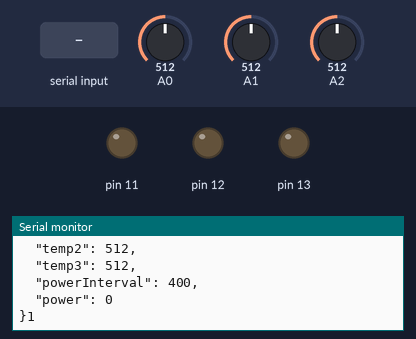
The program below on a simulated Arduino Mega 2560, built with avr-gcc and run on an emulated ATmega2560. On the bench: output pins drawn as LEDs (lit = HIGH), the last lines printed to the serial monitor. The test bench sets the inputs (shaded band); at power-on: A0 = 512, A1 = 512, A2 = 512.

Above: at 1.2 s.
1.3 s: "1\n" received over Serial
At 1.9 s:
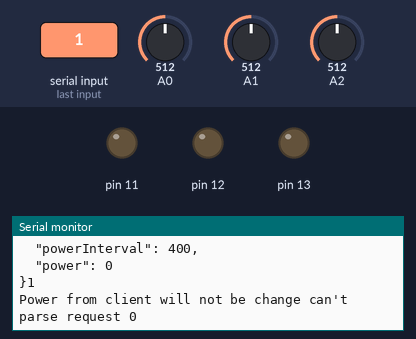
2.8 s: "0\n" received over Serial
At 2.96 s:
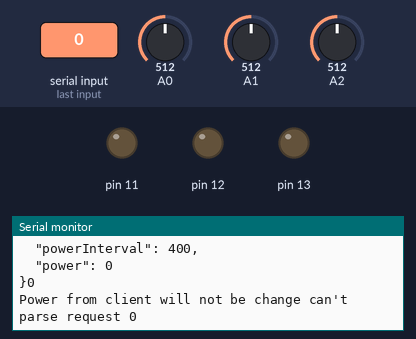
Timing chart, 0 to 5.8 s (numbered marks = the images above; inputs shaded):
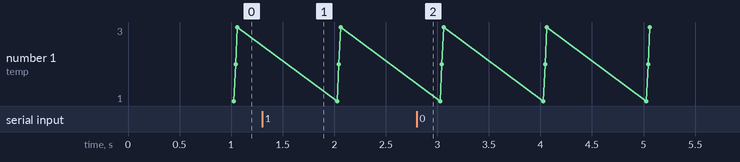

Measured:
- after the input at 1.3 s, the serial monitor: prints a new line at once (image 1)
- after the input at 2.8 s, the serial monitor: prints a new line at once (image 2)

The program:

main.cpp
```cpp
#include "Arduino.h"
#include "ArduinoJson.h"

String requestFromClient = "";
boolean isRequestCompleted = false;
int volatile power = 0;
const long measurementInterval = 1000;
long preMillisMeasurements = 0;
long maxPowerInterval = 400;

void handleRequest();

volatile int calculatePowerFromPercent(int32_t tempPower);

void setupTimers();

void setup() {
    Serial.begin(9600);
    requestFromClient.reserve(200);
    Serial.println("Starting arduino");
    DDRB = B11100000;  // sets pins 11, 12, 13 as outputs
    setupTimers();
}

void setupTimers() {// initialize Timer1
    noInterrupts(); // disable all interrupts
    //set timer1 interrupt at 1Hz
    TCCR1A = 0;// set entire TCCR1A register to 0
    TCCR1B = 0;// same for TCCR1B
    TCNT1 = 0;//initialize counter value to 0
    // set compare match register for 1hz increments
    OCR1A = 14.625;// = (16*10^6) / (1000*1024) - 1 (must be <65536) every millisecond
    // turn on CTC mode
    TCCR1B |= (1 << WGM12);
    // Set CS10 and CS12 bits for 1024 prescaler
    TCCR1B |= (1 << CS12) | (1 << CS10);
    // enable timer compare interrupt
    TIMSK1 |= (1 << OCIE1A);
    interrupts(); // enable all interrupts
}

int volatile timeCounter = 0;
ISR(TIMER1_COMPA_vect) {
    if (power > 0 && timeCounter <= power) {
        PORTB = B11100000;
    } else {
        PORTB = B00000000;
    }
    timeCounter = timeCounter == maxPowerInterval ? 0 : timeCounter + 1;
}

void loop() {
    handleRequest();

    long actualMillis = millis();
    if (actualMillis - preMillisMeasurements >= measurementInterval) {
        Serial.println("Starting measurement");
        int temp1 = analogRead(0);
        int temp2 = analogRead(1);
        int temp3 = analogRead(2);
        StaticJsonBuffer<200> jsonBuffer;
        JsonObject &temperaturesJson = jsonBuffer.createObject();
        temperaturesJson.set("temp1", temp1);
        temperaturesJson.set("temp2", temp2);
        temperaturesJson.set("temp3", temp3);
        temperaturesJson.set("powerInterval", maxPowerInterval);
        temperaturesJson.set("power", power);
        temperaturesJson.prettyPrintTo(Serial);
        preMillisMeasurements = actualMillis;
    }
}

void handleRequest() {
    if (isRequestCompleted) {
        Serial.println(requestFromClient);

        StaticJsonBuffer<200> jsonBuffer;
        JsonObject &requestFromClientJson = jsonBuffer.parseObject(requestFromClient);

        if (requestFromClientJson.success()) {
            int32_t tempPower = requestFromClientJson["power"];
            if (tempPower <= 100 && tempPower >= 0) {
                Serial.print("Power from client change to: ");
                power = calculatePowerFromPercent(tempPower);
            }
        } else {
            Serial.print("Power from client will not be change can't parse request ");
        }

        requestFromClient = "";
        Serial.println(power);
        isRequestCompleted = false;
    }
}

volatile int calculatePowerFromPercent(int32_t tempPower) { return (volatile int) ((maxPowerInterval * tempPower) / 100); }

void serialEvent() {
    while (Serial.available()) {
        char inChar = (char) Serial.read();
        requestFromClient += inChar;

        if (inChar == '\n') {
            isRequestCompleted = true;
        }
    }
}
```
